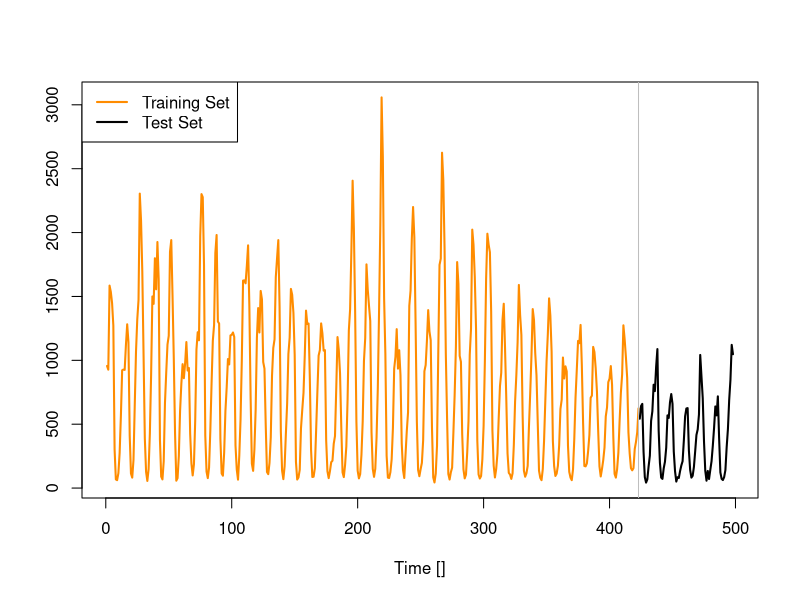
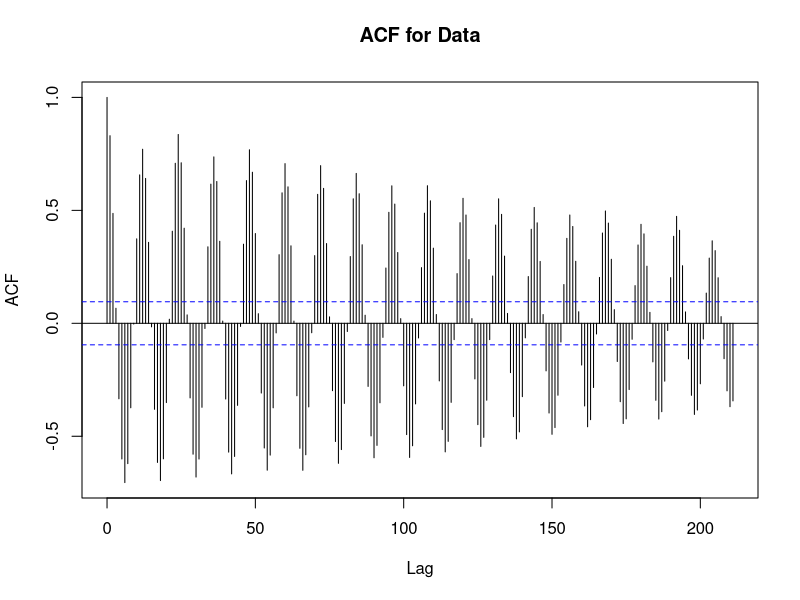
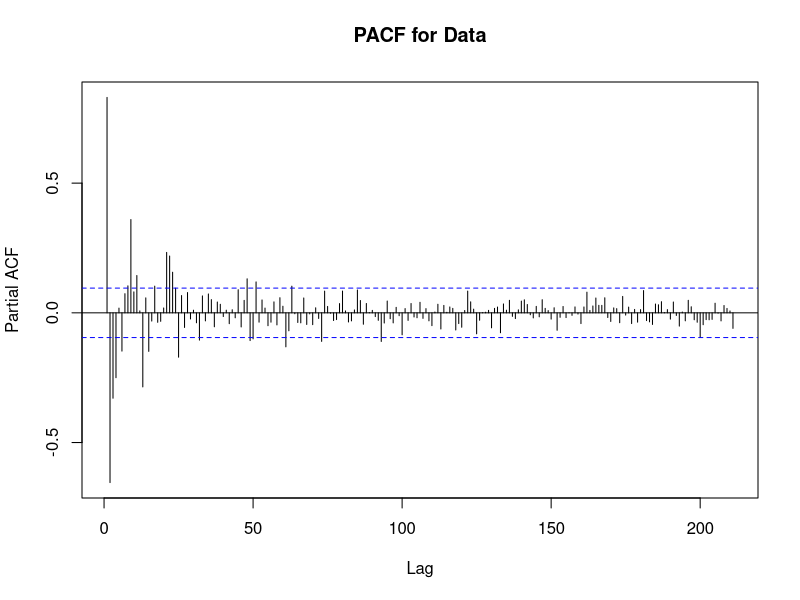
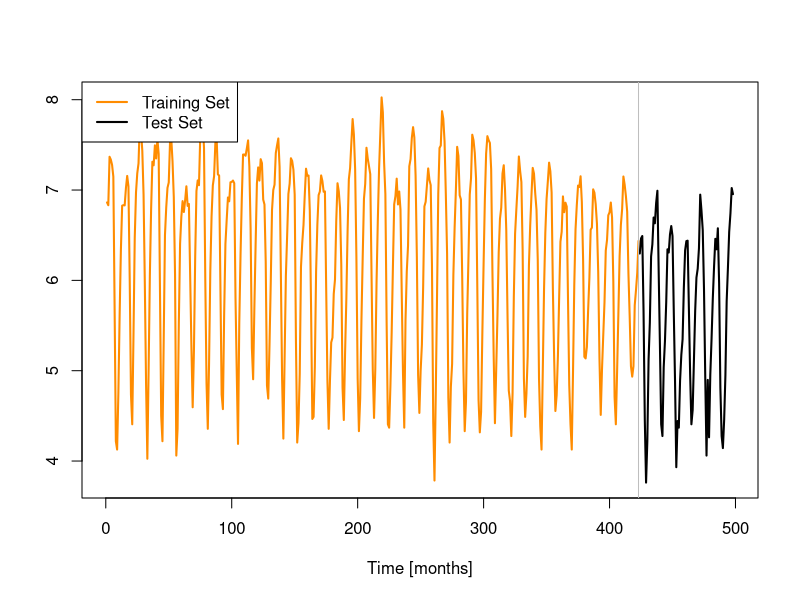
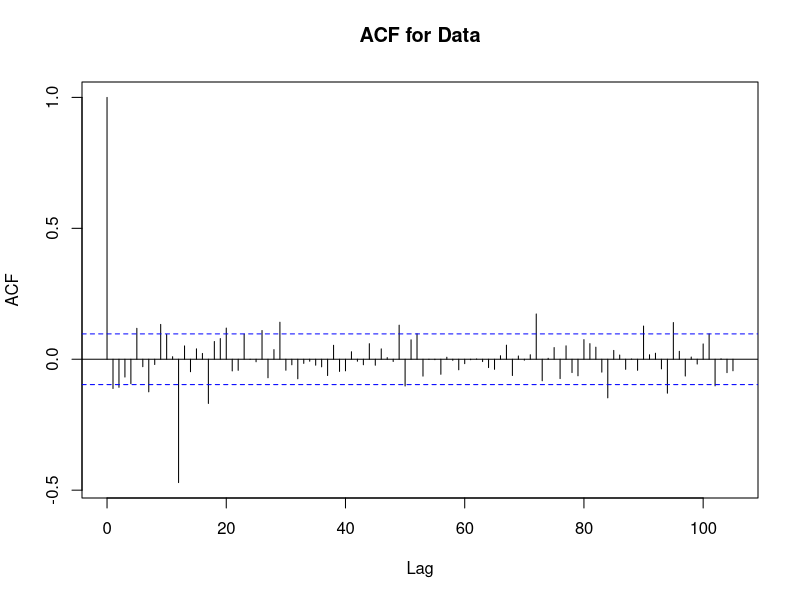
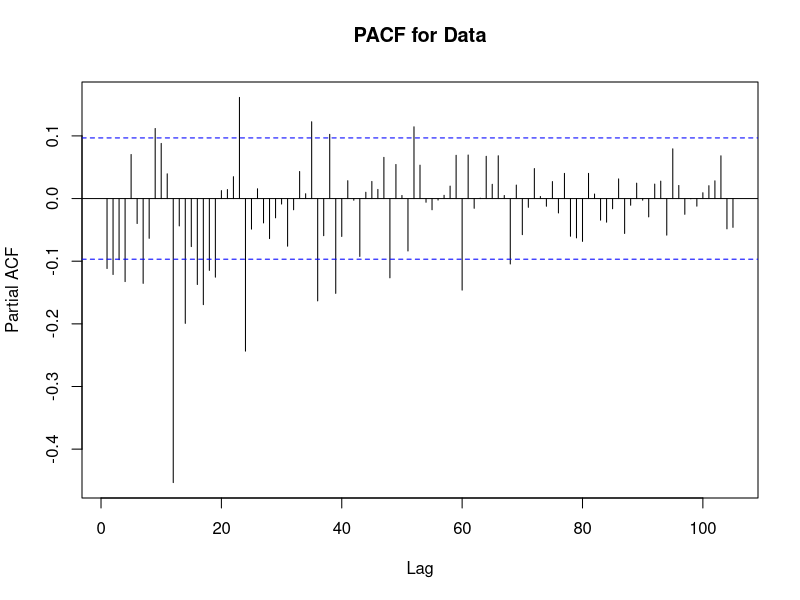
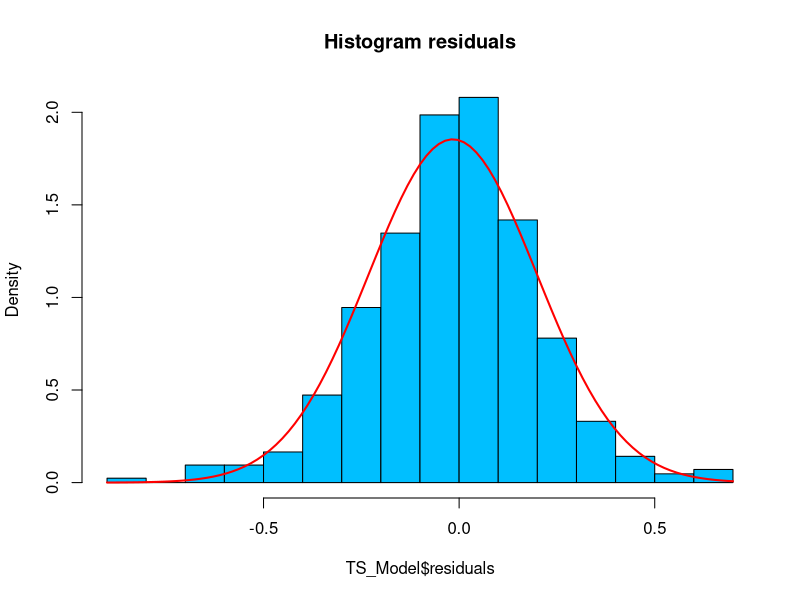
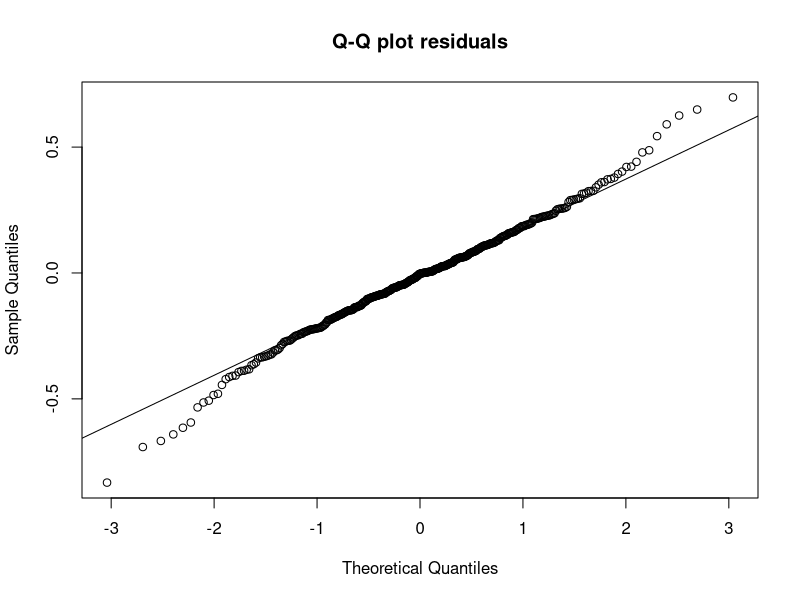

Write R code to recreate these figures, in order.
### Call for libraries ###
library(tseries)
library(forecast)
library(cluster)
### In case it is your first time in R, install them as: ###
#install.packages('tseries')
#install.packages('forecast')
#install.packages('cluster')

# Set fix random generator numbers 
set.seed(0)

##############################
# CHOOSE SIZE OF TRAIN SET ###
##############################

TrainSetSize <- 0.85 # Do not touch this

#####################
### READ DATA SET ###
#####################

DataSet1_Chickenpox   <- na.omit(read.csv('monthly-reported-number-of-chick.csv',sep=';',dec='.')$Monthly.reported.number.of.chickenpox..New.York.city..1931.1972)

TrainSetSize <- 0.85

#################################
### DIVIDE SETS AND PLOT THEM ###
#################################

# Choose data set you want to work with:
DataSet <- DataSet1_Chickenpox

# Divide traning and test set:
smp_size <- floor(TrainSetSize * length(DataSet))
train_ind <- c(1:smp_size)
train <- DataSet[train_ind]
test <- DataSet[-train_ind]
# Plot data:
plot(train,type = 'l',col='darkorange',lwd=2,main = '',xlab = 'Time []',ylab='',xlim=c(1,length(DataSet)),ylim = c(min(DataSet),max(DataSet)))
lines(c((length(train)+1):(length(DataSet))),test,lwd=2,col='black')
abline(v=length(train),col='grey')
legend('topleft',legend=c('Training Set','Test Set'),col=c('darkorange','black'),lwd=c(2,2))

##############################
### TIME SERIES ANALYSIS ######
##############################

# Plot ACF and PACF to check stationarity and correlations:
acf(train,main='ACF for Data',length(train)/2)
pacf(train,main='PACF for Data',length(train)/2)

##
# ACF looks highly seasonal with peaks that increase and decrease very fast, this is a clear seasonality every 12 months.
# This ups and downs look a high seasonal behaviour in the data 
# We also see in the plot (not the ACF) variability in the peaks, we can remove this peaks by using the log transfrom.
# Variability in the peaks imply that the mean will move also, so we will try to differentiate with lag 12 
## 


plot(log(train),type = 'l',col='darkorange',lwd=2,main = '',xlab = 'Time [months]',ylab='',xlim=c(1,length(DataSet)),ylim = c(min(log(DataSet)),max(log(DataSet))))
lines(c((length(train)+1):(length(DataSet))),log(test),lwd=2,col='black')
abline(v=length(train),col='grey')
legend('topleft',legend=c('Training Set','Test Set'),col=c('darkorange','black'),lwd=c(2,2))

# Now you see how applying the log transfrom, the peaks have drecreased.

# Apply transformations if required:
transformdata  <- diff(diff(log(train),12),1)

acf(transformdata,main='ACF for Data',length(train)/4)
pacf(transformdata,main='PACF for Data',length(train)/4)

##
# The ACF and PACF dont dont say that much, the only thing we know, is that S=12, d=1 and D=1. I would start tuning parameters p,q,P and Q. 
# After tuning this parameters and calibrate the model we see that for p=1, q=1, P=0, Q=1. The residuals of the normal distribution behave as normal radom noise and the predictions look quite accurate. 
##

# Create ARIMA order=(p,d,q) or SARIMA order=(p,d,q)x(P,D,Q)S:
p = 1# AR(p)
d = 1# differentiate order
q = 1# MA(q)
# Seasonal 
S = 12# Seasonality  
P = 0# AR(P) Seasonal
D = 1# differentiate order Seasonal
Q = 1# MA(Q) Seasonal


TS_Model <- arima(log(train),order = c(p,d,q), seasonal = list(order = c(P,D,Q), period = S))
# Check residuals of the model:
hist(TS_Model$residuals,prob = T,breaks = 20,col='deepskyblue1',main='Histogram residuals')
curve(dnorm(x, mean(TS_Model$residuals), sd(TS_Model$residuals)), add=TRUE, col="red", lwd=2)

qqnorm(TS_Model$residuals,main='Q-Q plot residuals')
qqline(TS_Model$residuals)

plot(c(fitted(TS_Model)),c(TS_Model$residuals),pch=20,col='red',xlab = 'Fitted Values',ylab='Residuals',main='Residual vs Fitted residuals')
abline(h=0)

acf(TS_Model$residuals,length(train)/2,main='ACF for residuals')


##############################################
### LETS MAKE PREDICTIONS AND PLOT THEM ######
##############################################

# Predict n.ahead steps:
Predictions <- predict(TS_Model, n.ahead = length(test))

##
# Transfrom this predictions to the exponetial (because we were predicting using the log transform)
##

# Plot predictions:
plot(train,type = 'l',col='darkorange',lwd=2,main = 'Fill Data',xlab = 'Time',ylab='Data',xlim=c(1,length(DataSet)),ylim = c(0,max(DataSet)))
lines(c((length(train)+1):(length(DataSet))),test,lwd=2,col='gray60')
lines(c((length(train)+1):(length(DataSet))),exp(Predictions$pred),lwd=2,col='darkviolet')
lines(c((length(train)+1):(length(DataSet))),exp(Predictions$pred+Predictions$se),lwd=2,lty=2,col='darkviolet')
lines(c((length(train)+1):(length(DataSet))),exp(Predictions$pred-Predictions$se),lwd=2,lty=2,col='darkviolet')
abline(v=length(train),col='grey')
legend('topleft',legend=c('Past observations','Real Observations','Mean Forecast','95% Conf. Intervals Forecast'),col=c('darkorange','gray60','darkviolet','darkviolet'),lwd=c(2,2,2,2),lty=c(1,1,1,2))

###
# Let us make scenarios 
###

Steps <- length(test) # predict the next periods
Scen <- 1000 # initial number of scenarios
RedScen <- 10 # Reduce number of scenarios
# Data structure to store the scenarios
Scenarios <- matrix(NA,nrow =Steps ,ncol =Scen )
# Loop over scenarios and simulate with the arima model a prediction for the next 24 hours
for(w in 1:Scen){
  Scenarios[,w]  <- simulate(TS_Model, nsim=Steps, future=TRUE, seed=w)
}
# Transform the scenarios and plot them --> we need to reverse the log transformation
TransformScenarios <- exp(Scenarios)

plot(train,type = 'l',col='darkorange',lwd=1,main = '',xlab = 'Time [months]',ylab='Number of passengers (thousands)',xlim=c(1,length(DataSet)),ylim = c(min(TransformScenarios),max(TransformScenarios)))
points(train,col='darkorange',pch=20)
for(w in 1:Scen){lines(c((length(train)+1):(length(DataSet))),TransformScenarios[,w],col='grey',lwd=0.5)}
lines(c((length(train)+1):(length(DataSet))),test,lwd=1,col='black')
points(c((length(train)+1):(length(DataSet))),test,pch=20,col='black')
abline(v=length(train),col='grey')
legend('topleft',legend=c('Past observations','Actual Observations','Scenarios'),col=c('darkorange','black','grey'),lwd=c(1,1,1),lty=c(1,1,1))
# Reduce scenarios using Partitions around medoids
Scenarios_pam <- pam(t(TransformScenarios),RedScen)
Scenarios_pam$medoids
plot(train,type = 'l',col='darkorange',lwd=1,main = '',xlab = 'Time [months]',ylab='Number of passengers (thousands)',xlim=c(1,length(DataSet)),ylim = c(min(Scenarios_pam$medoids),max(c(train,Scenarios_pam$medoids))))
points(train,col='darkorange',pch=20)
for(w in 1:RedScen){lines(c((length(train)+1):(length(DataSet))),Scenarios_pam$medoids[w,],col='grey',lwd=0.5)}
lines(c((length(train)+1):(length(DataSet))),test,lwd=1,col='black')
points(c((length(train)+1):(length(DataSet))),test,pch=20,col='black')
abline(v=length(train),col='grey')
legend('topleft',legend=c('Past observations','Actual Observations','Scenarios'),col=c('darkorange','black','grey'),lwd=c(1,1,1),lty=c(1,1,1))
# Probability Distribution for reduced number of scenarios
Probability <- 1/length(1:Scen)
Reduce_prob <- c() 
for (i in 1:RedScen) {
  Reduce_prob[i] <- Probability *length( Scenarios_pam$clustering[ Scenarios_pam$clustering==i])
}
# Store these two values for later use
ChickenPox_Scenarios  <- round(t(Scenarios_pam$medoids)*Scen,0)
Probability_Scenarios <- Reduce_prob

ChickenPox_CSV <- ChickenPox_Scenarios
colnames(ChickenPox_CSV) <- c(',s1',paste0('s',2:RedScen))
rownames(ChickenPox_CSV) <- paste0('t',1:length(test))

Probability_CSV <- matrix(Probability_Scenarios,RedScen,1)
rownames(Probability_CSV) <- paste0('s',1:RedScen)

write.table(ChickenPox_CSV,file =  'Scenarios-ChickenPox.csv', sep=",",  dec=".",row.names=TRUE,col.names=TRUE,quote=FALSE)
write.table(Probability_CSV,file =  'Probability-ChickenPox.csv', sep=",",  dec=".",row.names=TRUE,col.names=FALSE,quote=FALSE)



